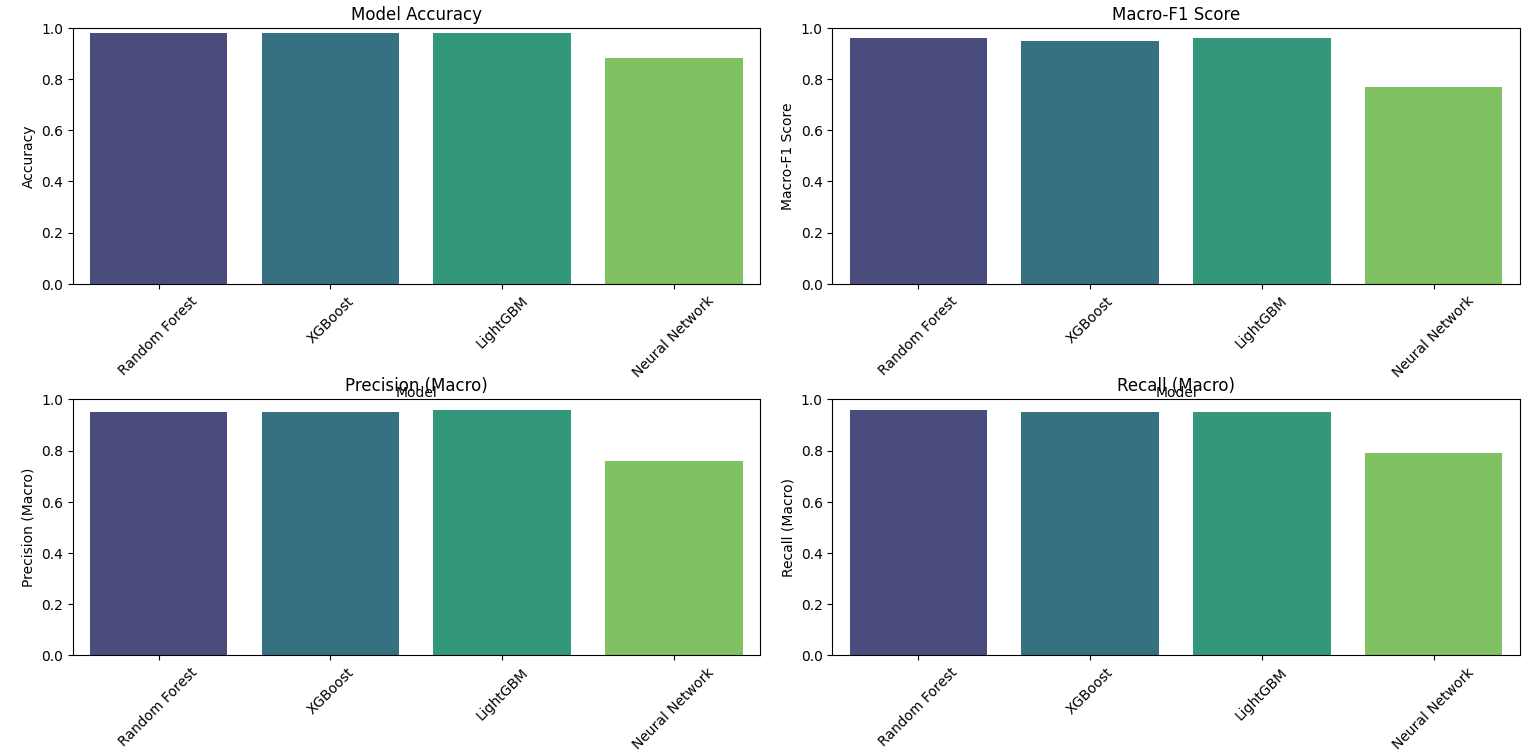

The Python source for this figure:
#Comparison on Advanced Models

import matplotlib.pyplot as plt
import seaborn as sns
import pandas as pd

# Data for comparison based on your provided outputs
data = {
    'Model': ['Random Forest', 'XGBoost', 'LightGBM', 'Neural Network'],
    'Accuracy': [0.98, 0.98, 0.98, 0.88],
    'Macro-F1 Score': [0.96, 0.95, 0.96, 0.77],
    'Precision (Macro)': [0.95, 0.95, 0.96, 0.76],
    'Recall (Macro)': [0.96, 0.95, 0.95, 0.79],
    'Training Time (s)': [1544.96, 220.16, 142.40, 69.31],
    'Memory Usage (MB)': [113.25, 393.50, 388.11, 453.97]
}

# Convert to DataFrame
df = pd.DataFrame(data)

# Print comparison table
print("Comparison Table:")
print(df.to_string(index=False))

# Find the best model based on Macro-F1 Score
best_model = df.loc[df['Macro-F1 Score'].idxmax()]

# Print the best model
print("\nBest Model Based on Macro-F1 Score:")
print(best_model)

# Set the figure size
plt.figure(figsize=(14, 10))

# Plot for Accuracy
plt.subplot(2, 2, 1)
sns.barplot(x='Model', y='Accuracy', data=df, palette='viridis', hue='Model', dodge=False)
plt.title('Model Accuracy')
plt.ylim(0, 1)
plt.xticks(rotation=45)

# Plot for Macro-F1 Score
plt.subplot(2, 2, 2)
sns.barplot(x='Model', y='Macro-F1 Score', data=df, palette='viridis', hue='Model', dodge=False)
plt.title('Macro-F1 Score')
plt.ylim(0, 1)
plt.xticks(rotation=45)

# Plot for Precision (Macro)
plt.subplot(2, 2, 3)
sns.barplot(x='Model', y='Precision (Macro)', data=df, palette='viridis', hue='Model', dodge=False)
plt.title('Precision (Macro)')
plt.ylim(0, 1)
plt.xticks(rotation=45)

# Plot for Recall (Macro)
plt.subplot(2, 2, 4)
sns.barplot(x='Model', y='Recall (Macro)', data=df, palette='viridis', hue='Model', dodge=False)
plt.title('Recall (Macro)')
plt.ylim(0, 1)
plt.xticks(rotation=45)

# Improve layout
plt.tight_layout()
plt.show()

# Plot for Training Time
plt.figure(figsize=(8, 6))
sns.barplot(x='Model', y='Training Time (s)', data=df, palette='viridis', hue='Model', dodge=False)
plt.title('Training Time (seconds)')
plt.xticks(rotation=45)
plt.tight_layout()
plt.show()

# Plot for Memory Usage
plt.figure(figsize=(8, 6))
sns.barplot(x='Model', y='Memory Usage (MB)', data=df, palette='viridis', hue='Model', dodge=False)
plt.title('Memory Usage (MB)')
plt.xticks(rotation=45)
plt.tight_layout()
plt.show()
